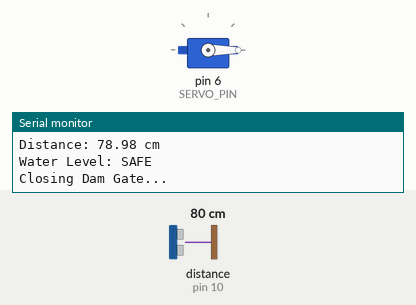
Simulated run of this sketch. Board: Arduino Uno, built with avr-gcc and run on an emulated ATmega328P. Shown: servo, the last lines printed to the serial monitor. Wiring (inferred from the names in the program): ultrasonic range finder: trigger pin 9; echo pin 10. The test bench sets the inputs (shaded band); at power-on: distance to the obstacle (sensor on pin 10) 80 cm. The echo pulse lasts 58.3 µs per cm.

Above: at 1.8 s.
1.9 s: distance to the obstacle (sensor on pin 10) set to 12 cm
4.5 s: distance to the obstacle (sensor on pin 10) set to 9 cm
At 6.2 s:
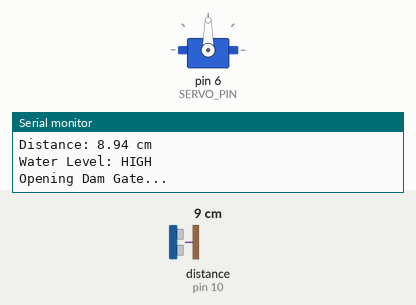
6.5 s: distance to the obstacle (sensor on pin 10) set to 14 cm
8.2 s: distance to the obstacle (sensor on pin 10) set to 17 cm
At 9.7 s:
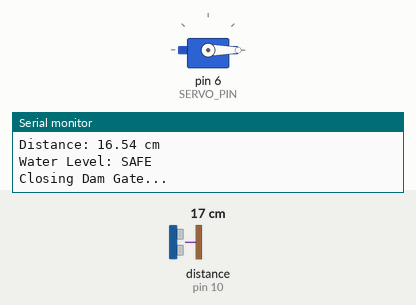
10.5 s: distance to the obstacle (sensor on pin 10) set to 2 cm
At 11.3 s:
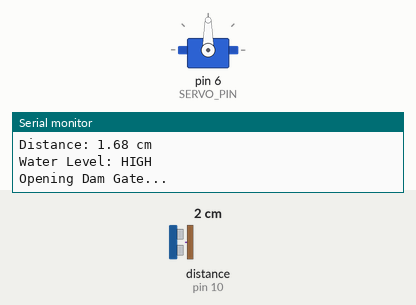
Timing chart, 0 to 13.5 s (numbered marks = the images above; inputs shaded):
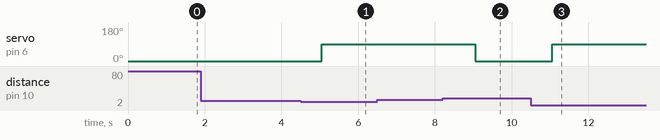

The sketch:

dam_gate_automation.ino
```cpp
#include <Servo.h>

#define TRIG_PIN 9
#define ECHO_PIN 10
#define SERVO_PIN 6

Servo gateServo;

long duration;
float distance;

// Adjust these values according to your model
const float HIGH_WATER_LEVEL = 10.0;
const float SAFE_WATER_LEVEL = 15.0;

void setup()
{
    Serial.begin(9600);

    pinMode(TRIG_PIN, OUTPUT);
    pinMode(ECHO_PIN, INPUT);

    gateServo.attach(SERVO_PIN);

    // Initial gate position
    gateServo.write(0);

    Serial.println("Automatic Dam Gate System Started");
}

float getDistance()
{
    // Make sure trigger starts LOW
    digitalWrite(TRIG_PIN, LOW);
    delayMicroseconds(2);

    // Send ultrasonic pulse
    digitalWrite(TRIG_PIN, HIGH);
    delayMicroseconds(10);
    digitalWrite(TRIG_PIN, LOW);

    // Read echo time
    duration = pulseIn(ECHO_PIN, HIGH);

    // Calculate distance in centimeters
    float distance = duration * 0.034 / 2;

    return distance;
}

void loop()
{
    float currentDistance = getDistance();

    Serial.print("Distance: ");
    Serial.print(currentDistance);
    Serial.println(" cm");

    /*
       Smaller distance means the water surface
       is closer to the ultrasonic sensor.
    */

    if (currentDistance <= HIGH_WATER_LEVEL)
    {
        Serial.println("Water Level: HIGH");
        Serial.println("Opening Dam Gate...");

        gateServo.write(90);
    }
    else if (currentDistance >= SAFE_WATER_LEVEL)
    {
        Serial.println("Water Level: SAFE");
        Serial.println("Closing Dam Gate...");

        gateServo.write(0);
    }
    else
    {
        Serial.println("Water Level: MODERATE");
    }

    delay(1000);
}
```

Measured:
- the behaviour switches between 11 and 10 cm on distance to the obstacle (sensor on pin 10) (found by bisection; images 0 and 1)
- the behaviour switches between 15 and 16 cm on distance to the obstacle (sensor on pin 10) (found by bisection; images 1 and 2)
- after the input at 4.5 s, servo on pin 6 (SERVO_PIN): 0° → 90° after 0.55 s
- after the input at 8.2 s, servo on pin 6 (SERVO_PIN): 90° → 0° after 0.85 s
- after the input at 10.5 s, servo on pin 6 (SERVO_PIN): 0° → 90° after 0.56 s
